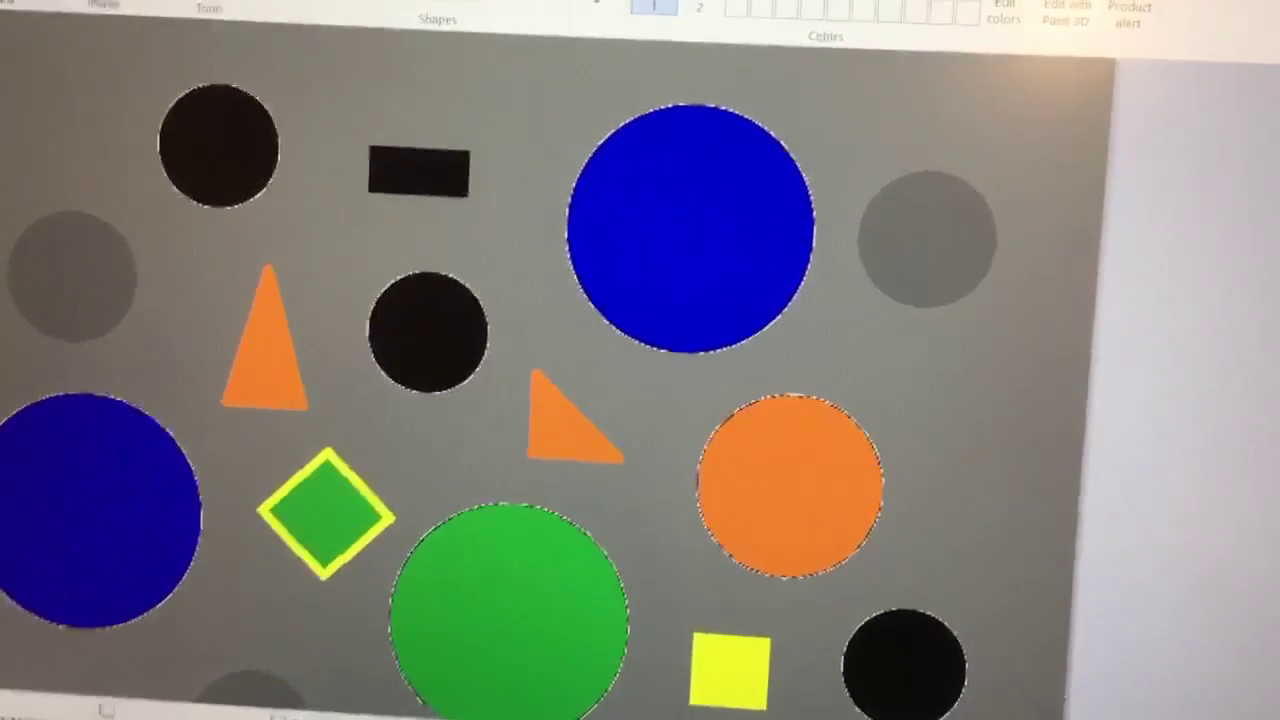
#> input picture frame 37 of testvideo.mp4, 1280 x 720 px, given in place of the camera
$ python test_rect.py
#> lines starting #> are read from the running program, lines starting #| are printed output that depends on the picture; after the words box and inside, x2 and y2 are one past the last pixel; in counts of white or black regions, pixels touching at a corner belong together
import numpy as np
import cv2 as cv
import matplotlib.pyplot as plt
import tkinter as tk


#------------Initialisation-----------#

#Import video
#cap = cv.VideoCapture("test_cir.avi")
#cap = cv.VideoCapture("output2.avi")
cap = cv.VideoCapture(0)
width = int(cap.get(3))
height =int(cap.get(4))
print("Vid dimentions: ",width,"x",height)

#Video writer
fourcc = cv.VideoWriter_fourcc('M','J','P','G')
out = cv.VideoWriter('output.avi',fourcc, 30, (width,height))


#------------Parameters-----------#

#Recording data
rect_locs = []
rect_rots = []
rect_infos = []

#Cropping parameters
crop = [int(width*0.03),int(width*0.6)]
tunnel = [int(height*0.34),int(width*0.45),int(height*0.6),int(width*0.6)]

#Bounding box parameters
agv = {'w':65,'h':100,'dof':10}
grp = {'w':90,'h':40,'dof':70}
markerH = {'min_area':450,'max_area':800,'min_ratio':2,'max_ratio':4.5,'ca_th':0.5}
markerV = {'min_area':200,'max_area':450,'min_ratio':2,'max_ratio':4.5,'ca_th':0.5}

#markerV = {'min_area':300,'max_area':650,'min_ratio':2,'max_ratio':4,'ca_th':0.75}
#markerH = {'min_area':80,'max_area':350,'min_ratio':2,'max_ratio':4,'ca_th':0.7}

#Init variables
center = [0,0]
rot_angle = 0

#------------Functions-----------#

# [7 lines left out: function meanangle, not called in this run]

def linrgb(img,a):
    if(len(a))==3:
        a.append(0)
    img = np.asarray(img,dtype='int16')
    out = a[0]*img[:,:,0]+a[1]*img[:,:,1]+a[2]*img[:,:,2]+a[3]
    out = np.clip(out,a_min=0,a_max=255)
    return np.asarray(out, dtype='uint8' )

def valid_rect(w,h,min_area,max_area,min_ratio,max_ratio,carea,ca_th):
    w,h = int(w),int(h)
    area = w*h
    #print(area,carea)
    if area>0 and area >= min_area and area <= max_area and carea>area*ca_th:
        ratio = max(w/h,h/w)
        #print(area,carea/area,ratio)
        if ratio>=min_ratio and ratio<=max_ratio :
            return True
    return False


#------------Main Loop-----------#

while(cap.isOpened()):

    ret,frame = cap.read()
#> frame is the input picture: shape (720, 1280, 3); mean B, G, R 125.9, 126.6, 128.9
    #Quit if no frame
    if frame is None:
        break

    #Save video
    #out.write(frame)

    #Display output
    output = frame+0

    #Crop frame
    frame[:,crop[1]:width,:] = 0
    frame[:,0:crop[0],:] = 0
    frame[tunnel[0]:tunnel[2],tunnel[1]:tunnel[3],:] = 0


    #-----Tresholding for target-----#

    mask_th_tgt = linrgb(frame,[-2,4,-2])
    mask_th_tgt = cv.medianBlur(mask_th_tgt,5)
    thresh_lower = 128
    cv.imshow('Mask_t',mask_th_tgt)
    _,mask_th_tgt = cv.threshold(mask_th_tgt,thresh_lower,255,cv.THRESH_BINARY)
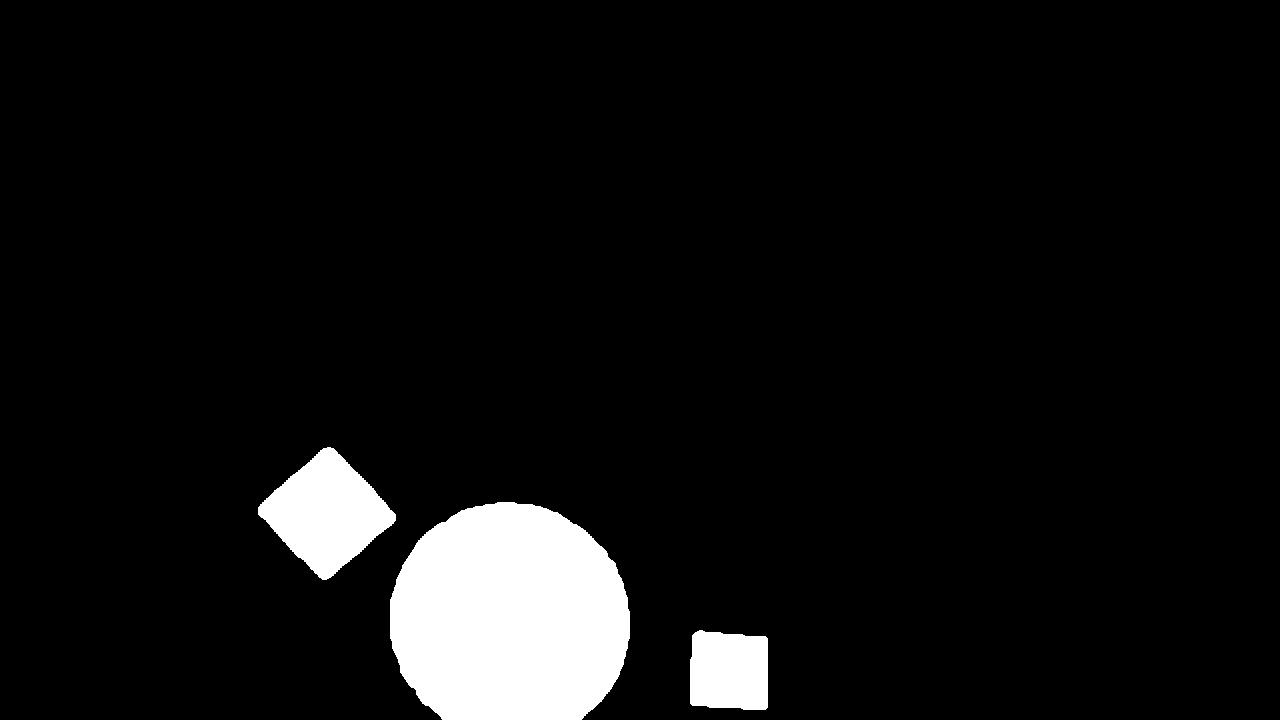
#> mask_th_tgt: shape (720, 1280); 6.4% white; 3 white regions
    contours,_ = cv.findContours(mask_th_tgt,cv.RETR_TREE,cv.CHAIN_APPROX_NONE)
#> contours = 3 contours; box (x1, y1, x2, y2) and area: (390, 502, 630, 720) 42792, (258, 447, 396, 580) 9988, (690, 630, 768, 710) 5604
    tgt_count = 0
    for contour in contours:
        (x,y,w,h) = cv.boundingRect(contour)
        if cv.contourArea(contour)>20:
            tgt_count += 1
            cv.rectangle(output,(x,y),(x+w,y+h),(0,255,255),3)
#> this loop made 3 passes
#> (x, y, w, h) on passes 1 to 3: (690, 630, 78, 80), (390, 502, 240, 218), (258, 447, 138, 133)
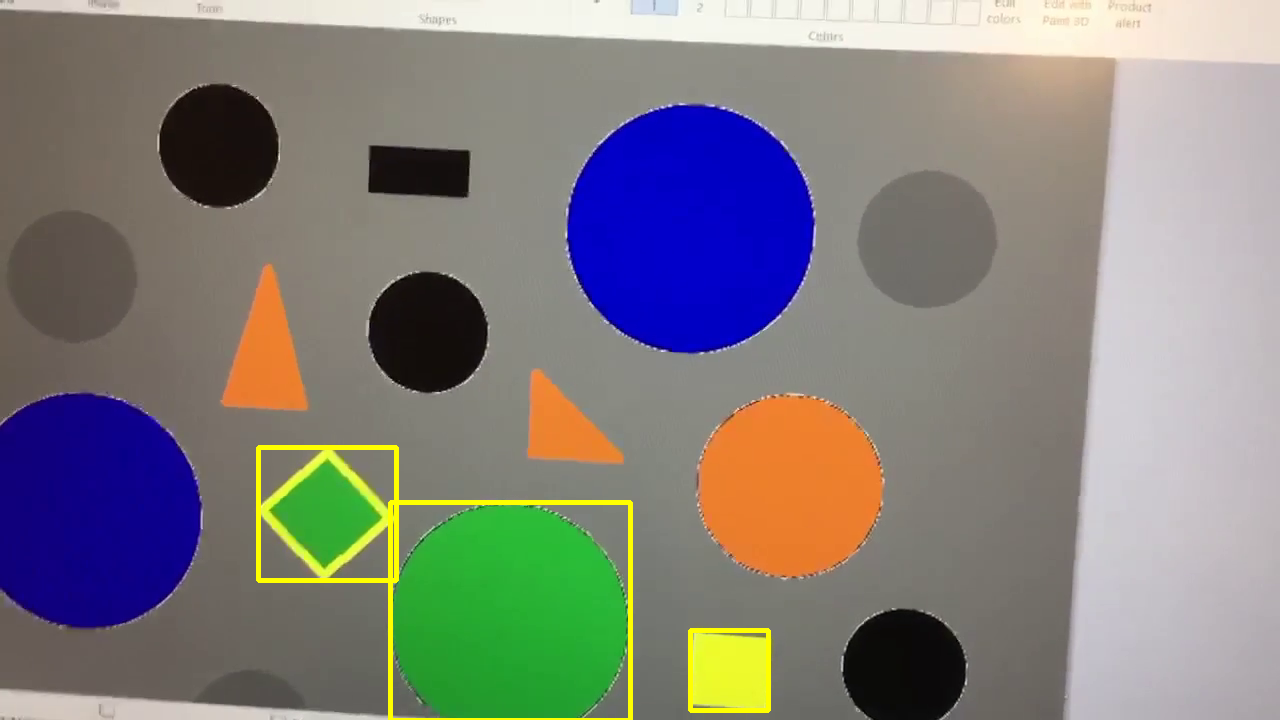
#> output: shape (720, 1280, 3); 0.87% of pixels changed, all inside (x1, y1, x2, y2) = (256, 445, 771, 720)
#> after the loop, tgt_count = 3
    #print(tgt_count)


    #-----Tresholding for AGV------#

    mask_th_agv = linrgb(frame,[2,-4,2,-50])
    mask_th_agv = cv.medianBlur(mask_th_agv,5)
    _,mask_th_agv = cv.threshold(mask_th_agv,0,255,cv.THRESH_BINARY)
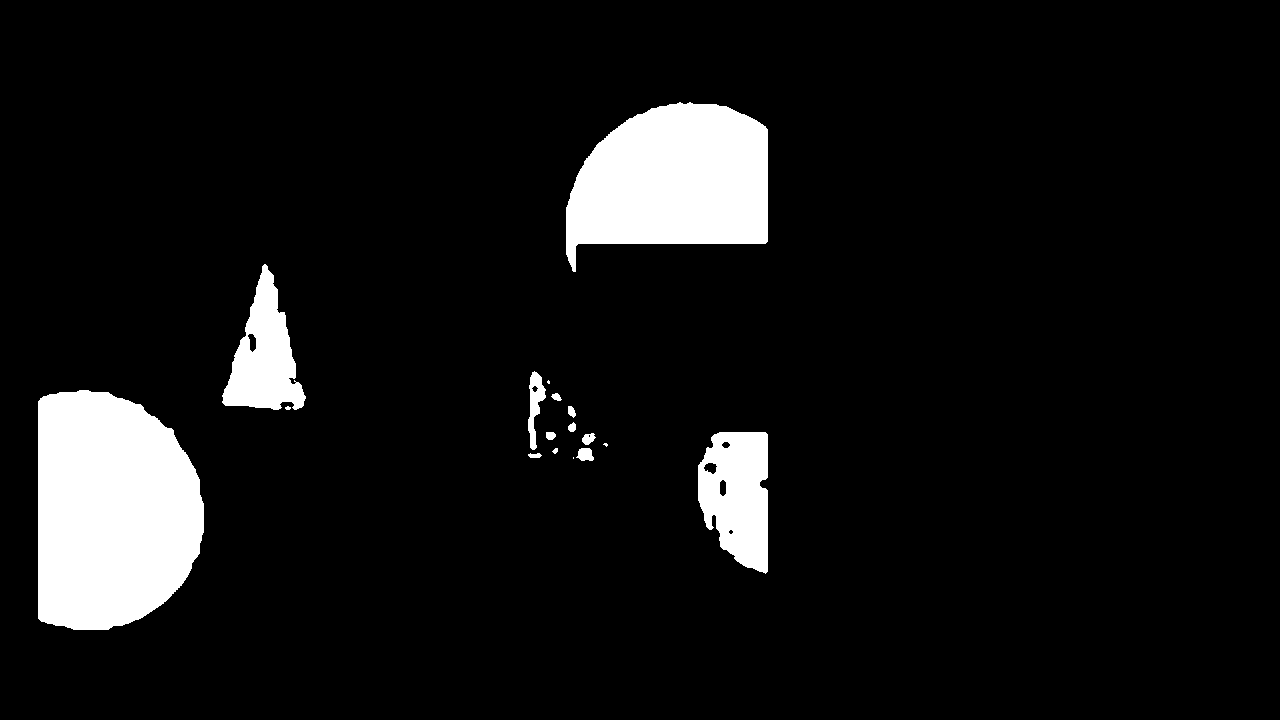
#> mask_th_agv: shape (720, 1280); 8% white; 17 white regions (4 under 20 px)
    cv.imshow('Mask_agv',mask_th_agv)
    contours,_ = cv.findContours(mask_th_agv,cv.RETR_TREE,cv.CHAIN_APPROX_NONE)
#> contours = 24 contours, 7 with area under 20; largest, box (x1, y1, x2, y2) and area: (38, 390, 204, 630) 32968, (566, 102, 768, 272) 24448, (698, 432, 768, 574) 7640, (222, 264, 306, 410) 6238, (528, 371, 546, 450) 632

    markers_V = []
    markers_H = []

    for contour in contours:
        #Find bounding rectangle
        rect = cv.minAreaRect(contour)
        (cx,cy), (w,h), rot_angle = rect
        if(w<h):
            rot_angle+=90
        #Test if valid rectangle
        if valid_rect(w,h,markerV['min_area'],markerV['max_area'],markerV['min_ratio'],markerV['max_ratio'],cv.contourArea(contour),markerV['ca_th']):
            markers_V.append(rect)
            box_test = np.int0(cv.boxPoints(rect))
            cv.drawContours(output, [box_test], 0, (0,255,0), 3)

        if valid_rect(w,h,markerH['min_area'],markerH['max_area'],markerH['min_ratio'],markerH['max_ratio'],cv.contourArea(contour),markerH['ca_th']):
            markers_H.append(rect)
            box_test = np.int0(cv.boxPoints(rect))
            cv.drawContours(output, [box_test], 0, (0,255,0), 3)
#> this loop made 24 passes
#> (rect, cx, cy, rot_angle) on pass 3: (((584.5, 454), (12, 17), -90), 584.5, 454, 0)
#> after the loop, markers_H = []; markers_V = []


    #-----Updating location of the AGV------#

    if len(markers_V)*len(markers_H) == 1:
        #Box
        rect_marker_v = markers_V[0]
        box_v = np.int0(cv.boxPoints(rect_marker_v))
        rect_marker_h = markers_H[0]
        box_h = np.int0(cv.boxPoints(rect_marker_h))

        #Update Rot angle
        rot_angle = np.arctan2(rect_marker_h[0][0]-rect_marker_v[0][0],rect_marker_h[0][1]-rect_marker_v[0][1])

        #Update Center
        center = [rect_marker_v[0][0],rect_marker_v[0][1]]

        #Writing data
        v_ratio = max(rect_marker_v[1][0]/rect_marker_v[1][1],rect_marker_v[1][1]/rect_marker_v[1][0])
        h_ratio = max(rect_marker_h[1][0]/rect_marker_h[1][1],rect_marker_h[1][1]/rect_marker_h[1][0])
        area_v = rect_marker_v[1][0]*rect_marker_v[1][1]
        area_h = rect_marker_h[1][0]*rect_marker_h[1][1]

        rect_infos.append([v_ratio,h_ratio])
    else:
        print("problem")
        print("V:",len(markers_V)," H:",len(markers_H))
#| V: 0  H: 0

    #-----Drawing visuals------#

    #Box for agv
    rect_agv = (
        (center[0]+agv['dof']*np.sin(rot_angle),center[1]+agv['dof']*np.cos(rot_angle)),
        (agv['w'],agv['h']),-rot_angle * 180/np.pi)
#> rect_agv = ((-8.63, -5.05), (65, 100), 480.3)
    box_agv = np.int0(cv.boxPoints(rect_agv))
#> box_agv = [[-35, -58], [50, -7], [18, 48], [-68, -2]]

    #Box for gripper area
    rect_grp = (
        (center[0]+grp['dof']*np.sin(rot_angle),center[1]+grp['dof']*np.cos(rot_angle)),
        (grp['w'],grp['h']),-rot_angle * 180/np.pi)
#> rect_grp = ((-60.42, -35.34), (90, 40), 480.3)
    box_grp = np.int0(cv.boxPoints(rect_grp))
#> box_grp = [[-54, -84], [-20, -64], [-65, 13], [-100, -6]]

    #Line
    line_length = 200
    center_point = (int(center[0]),int(center[1]))
    line_point = (int(center[0]+line_length*np.sin(rot_angle)),int(center[1]+line_length*np.cos(rot_angle)))
#> line_point = (-172, -100)

    #Write info
    rect_locs.append([center[0],center[1]])
    rect_rots.append(rot_angle)

    #Draw boxes
    cv.circle(output,center_point,5,(128,128,0),10)
#> output: shape (720, 1280, 3); 0.01% of pixels changed, all inside (x1, y1, x2, y2) = (0, 0, 11, 11)
    cv.drawContours(output,[box_agv],0,(255,255,0),3)
    cv.drawContours(output,[box_grp],0,(255,255,0),3)
    cv.line(output,center_point,line_point,(0,0,255),1)
#> output: shape (720, 1280, 3); mean B, G, R 125.1, 127.7, 130

    #Draw cropped area
    cv.rectangle(output,(tunnel[1],tunnel[0]),(tunnel[3],tunnel[2]),(255,0,0),3)
    cv.rectangle(output,(crop[0],0),(crop[1],width),(255,0,0),3)

    #-----Show output/save video------#

    #Show output
    cv.imshow('output',output)

    #Save video
    out.write(output)

    #Press q to quit
    if cv.waitKey(1) & 0xFF == ord('q'):
#> (key q is pressed here)
        cap.release()
        cv.destroyAllWindows()
        break


#-----Terminate sequence and plot data------#

cap.release()
cv.destroyAllWindows()

#Plotting recorded data
plt.plot([i[0] for i in rect_locs],[i[1] for i in rect_locs])
plt.show()
plt.plot(rect_rots)
plt.show()
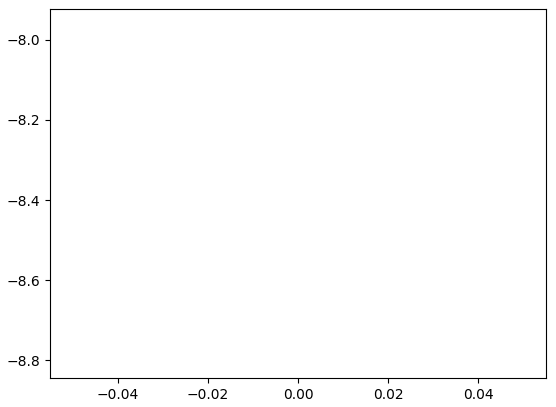
#> figure drawn by matplotlib, 1 panel
plt.plot([i[0] for i in rect_infos])
plt.plot([i[1] for i in rect_infos])
plt.show()
